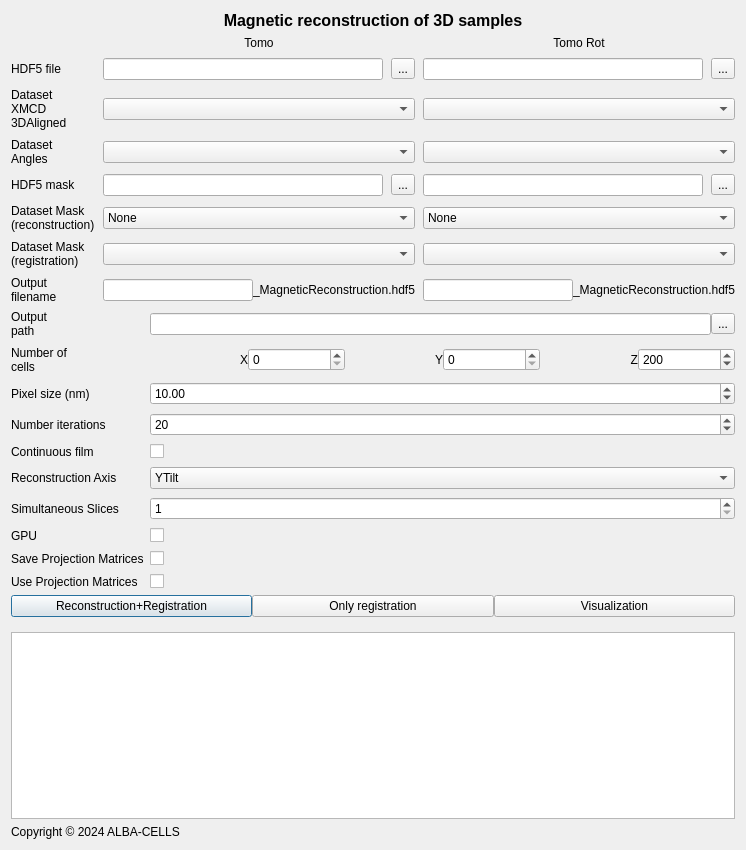
<?xml version="1.0" encoding="UTF-8"?>
<ui version="4.0">
 <class>magnetism_signal3Dreconstruction</class>
 <widget class="QDialog" name="magnetism_signal3Dreconstruction">
  <property name="geometry">
   <rect>
    <x>0</x>
    <y>0</y>
    <width>746</width>
    <height>850</height>
   </rect>
  </property>
  <property name="windowTitle">
   <string>MARTApp</string>
  </property>
  <property name="windowIcon">
   <iconset>
    <normaloff>ALBA_positiu.png</normaloff>ALBA_positiu.png</iconset>
  </property>
  <layout class="QVBoxLayout" name="verticalLayout_2">
   <item>
    <layout class="QVBoxLayout" name="verticalLayout">
     <property name="spacing">
      <number>6</number>
     </property>
     <property name="sizeConstraint">
      <enum>QLayout::SetDefaultConstraint</enum>
     </property>
     <item>
      <widget class="QLabel" name="label">
       <property name="font">
        <font>
         <pointsize>12</pointsize>
         <weight>75</weight>
         <bold>true</bold>
        </font>
       </property>
       <property name="toolTip">
        <string>Compute the reconstruction of the absorption 3D aligned for 3D magnetic structures and obtain a 3D mask with segmentation.</string>
       </property>
       <property name="text">
        <string>Magnetic reconstruction of 3D samples</string>
       </property>
       <property name="alignment">
        <set>Qt::AlignCenter</set>
       </property>
      </widget>
     </item>
     <item>
      <layout class="QGridLayout" name="gridLayout">
       <property name="sizeConstraint">
        <enum>QLayout::SetMaximumSize</enum>
       </property>
       <property name="spacing">
        <number>8</number>
       </property>
       <item row="4" column="0">
        <widget class="QLabel" name="label_29">
         <property name="text">
          <string>HDF5 mask</string>
         </property>
        </widget>
       </item>
       <item row="0" column="2">
        <widget class="QLabel" name="label_3">
         <property name="text">
          <string>Tomo Rot</string>
         </property>
         <property name="alignment">
          <set>Qt::AlignCenter</set>
         </property>
        </widget>
       </item>
       <item row="0" column="1">
        <widget class="QLabel" name="label_2">
         <property name="text">
          <string>Tomo</string>
         </property>
         <property name="alignment">
          <set>Qt::AlignCenter</set>
         </property>
        </widget>
       </item>
       <item row="5" column="0">
        <widget class="QLabel" name="label_30">
         <property name="text">
          <string>Dataset Mask
(reconstruction)</string>
         </property>
        </widget>
       </item>
       <item row="2" column="0">
        <widget class="QLabel" name="label_5">
         <property name="toolTip">
          <string>Dataset of the absorption images 3D aligned</string>
         </property>
         <property name="text">
          <string>Dataset
XMCD
3DAligned</string>
         </property>
        </widget>
       </item>
       <item row="2" column="2">
        <widget class="QComboBox" name="dsetAbsorptionTomoRot_comboBox"/>
       </item>
       <item row="7" column="0">
        <widget class="QLabel" name="label_7">
         <property name="toolTip">
          <string>Beggining of the output filename with the reconstruction results.</string>
         </property>
         <property name="text">
          <string>Output
filename</string>
         </property>
        </widget>
       </item>
       <item row="1" column="0">
        <widget class="QLabel" name="label_4">
         <property name="toolTip">
          <string>Filename of the HDF5 that contains the Absorption images and the angles</string>
         </property>
         <property name="text">
          <string>HDF5 file</string>
         </property>
        </widget>
       </item>
       <item row="5" column="1">
        <widget class="QComboBox" name="dsetMaskTomo_comboBox">
         <item>
          <property name="text">
           <string>None</string>
          </property>
         </item>
        </widget>
       </item>
       <item row="3" column="0">
        <widget class="QLabel" name="label_6">
         <property name="toolTip">
          <string>Dataset of the angles matching the absorption images.</string>
         </property>
         <property name="text">
          <string>Dataset
Angles</string>
         </property>
        </widget>
       </item>
       <item row="3" column="2">
        <widget class="QComboBox" name="dsetAnglesTomoRot_comboBox"/>
       </item>
       <item row="7" column="2">
        <layout class="QHBoxLayout" name="horizontalLayout_4">
         <property name="spacing">
          <number>0</number>
         </property>
         <item>
          <widget class="QLineEdit" name="outputNameTomoRot_lineEdit"/>
         </item>
         <item>
          <widget class="QLabel" name="label_9">
           <property name="text">
            <string>_MagneticReconstruction.hdf5</string>
           </property>
          </widget>
         </item>
        </layout>
       </item>
       <item row="5" column="2">
        <widget class="QComboBox" name="dsetMaskTomoRot_comboBox">
         <item>
          <property name="text">
           <string>None</string>
          </property>
         </item>
        </widget>
       </item>
       <item row="3" column="1">
        <widget class="QComboBox" name="dsetAnglesTomo_comboBox"/>
       </item>
       <item row="7" column="1">
        <layout class="QHBoxLayout" name="horizontalLayout_3">
         <property name="spacing">
          <number>0</number>
         </property>
         <item>
          <widget class="QLineEdit" name="outputNameTomo_lineEdit"/>
         </item>
         <item>
          <widget class="QLabel" name="label_8">
           <property name="text">
            <string>_MagneticReconstruction.hdf5</string>
           </property>
          </widget>
         </item>
        </layout>
       </item>
       <item row="4" column="2">
        <layout class="QHBoxLayout" name="horizontalLayout_11">
         <item>
          <widget class="QLineEdit" name="fileMaskTomoRot_lineEdit"/>
         </item>
         <item>
          <widget class="QToolButton" name="selectFileMaskTomoRot_toolButton">
           <property name="text">
            <string>...</string>
           </property>
          </widget>
         </item>
        </layout>
       </item>
       <item row="1" column="2">
        <layout class="QHBoxLayout" name="horizontalLayout_2">
         <item>
          <widget class="QLineEdit" name="fileHDF5TomoRot_lineEdit"/>
         </item>
         <item>
          <widget class="QToolButton" name="selectFileHDF5TomoRot_toolButton">
           <property name="text">
            <string>...</string>
           </property>
          </widget>
         </item>
        </layout>
       </item>
       <item row="4" column="1">
        <layout class="QHBoxLayout" name="horizontalLayout_10">
         <item>
          <widget class="QLineEdit" name="fileMaskTomo_lineEdit"/>
         </item>
         <item>
          <widget class="QToolButton" name="selectFileMaskTomo_toolButton">
           <property name="text">
            <string>...</string>
           </property>
          </widget>
         </item>
        </layout>
       </item>
       <item row="1" column="1">
        <layout class="QHBoxLayout" name="horizontalLayout">
         <item>
          <widget class="QLineEdit" name="fileHDF5Tomo_lineEdit"/>
         </item>
         <item>
          <widget class="QToolButton" name="selectFileHDF5Tomo_toolButton">
           <property name="toolTip">
            <string>Select HDF5 for tomo</string>
           </property>
           <property name="text">
            <string>...</string>
           </property>
          </widget>
         </item>
        </layout>
       </item>
       <item row="2" column="1">
        <widget class="QComboBox" name="dsetAbsorptionTomo_comboBox"/>
       </item>
       <item row="6" column="1">
        <widget class="QComboBox" name="dsetMaskReg_comboBox"/>
       </item>
       <item row="6" column="2">
        <widget class="QComboBox" name="dsetMaskRegRot_comboBox"/>
       </item>
       <item row="6" column="0">
        <widget class="QLabel" name="label_10">
         <property name="text">
          <string>Dataset Mask
(registration)</string>
         </property>
        </widget>
       </item>
      </layout>
     </item>
     <item>
      <widget class="QWidget" name="widget" native="true">
       <property name="enabled">
        <bool>true</bool>
       </property>
       <layout class="QGridLayout" name="gridLayout_4">
        <property name="leftMargin">
         <number>0</number>
        </property>
        <property name="topMargin">
         <number>0</number>
        </property>
        <property name="rightMargin">
         <number>0</number>
        </property>
        <property name="horizontalSpacing">
         <number>0</number>
        </property>
        <item row="1" column="0">
         <layout class="QGridLayout" name="gridLayout_3" rowstretch="0,0,0,0,0,0,0,0,0,0">
          <property name="sizeConstraint">
           <enum>QLayout::SetMaximumSize</enum>
          </property>
          <property name="horizontalSpacing">
           <number>6</number>
          </property>
          <property name="verticalSpacing">
           <number>8</number>
          </property>
          <item row="8" column="0">
           <widget class="QLabel" name="label_27">
            <property name="text">
             <string>Save Projection Matrices</string>
            </property>
           </widget>
          </item>
          <item row="7" column="0">
           <widget class="QLabel" name="label_26">
            <property name="toolTip">
             <string>Only mark if a Nvidia GPU is available with CUDA installed</string>
            </property>
            <property name="text">
             <string>GPU</string>
            </property>
           </widget>
          </item>
          <item row="6" column="0">
           <widget class="QLabel" name="label_25">
            <property name="toolTip">
             <string>Number of simultaneous slices to reconstruct.
This increases the performance of the reconstruction if there is enough memory available to speed-up the reconstruction.</string>
            </property>
            <property name="text">
             <string>Simultaneous Slices</string>
            </property>
           </widget>
          </item>
          <item row="5" column="0">
           <widget class="QLabel" name="label_24">
            <property name="toolTip">
             <string>Indicate if the reconstruction is performed by rotating the X or the Y axis.
The first means an stretching in the vertical direction,
the second, in the horizontal.</string>
            </property>
            <property name="text">
             <string>Reconstruction Axis</string>
            </property>
           </widget>
          </item>
          <item row="2" column="0">
           <widget class="QLabel" name="label_13">
            <property name="text">
             <string>Pixel size (nm)</string>
            </property>
           </widget>
          </item>
          <item row="7" column="1">
           <widget class="QCheckBox" name="GPU_checkBox">
            <property name="text">
             <string/>
            </property>
           </widget>
          </item>
          <item row="0" column="1">
           <layout class="QHBoxLayout" name="horizontalLayout_8">
            <item>
             <widget class="QLineEdit" name="outputPathTomo_lineEdit"/>
            </item>
            <item>
             <widget class="QToolButton" name="selectOutputPathTomo_toolButton">
              <property name="text">
               <string>...</string>
              </property>
             </widget>
            </item>
           </layout>
          </item>
          <item row="5" column="1">
           <widget class="QComboBox" name="recAxis_comboBox">
            <item>
             <property name="text">
              <string>YTilt</string>
             </property>
            </item>
            <item>
             <property name="text">
              <string>XTilt</string>
             </property>
            </item>
           </widget>
          </item>
          <item row="2" column="1">
           <widget class="QDoubleSpinBox" name="pixelSize_doubleSpinBox">
            <property name="minimum">
             <double>0.000000000000000</double>
            </property>
            <property name="value">
             <double>10.000000000000000</double>
            </property>
           </widget>
          </item>
          <item row="9" column="0">
           <widget class="QLabel" name="label_28">
            <property name="toolTip">
             <string>Only activate id there is stored the pre-computed reconstruction matrices.
These should be stored inside the working directory in a folder called 'Projection_Matrices'.
The name of each block of matrices should be 'Projection_x.mat' with x being the projection number.</string>
            </property>
            <property name="text">
             <string>Use Projection Matrices</string>
            </property>
           </widget>
          </item>
          <item row="4" column="1">
           <widget class="QCheckBox" name="LCFlag_checkBox">
            <property name="text">
             <string/>
            </property>
           </widget>
          </item>
          <item row="1" column="1">
           <layout class="QHBoxLayout" name="horizontalLayout_7">
            <item>
             <widget class="QLabel" name="label_16">
              <property name="text">
               <string>X</string>
              </property>
              <property name="alignment">
               <set>Qt::AlignRight|Qt::AlignTrailing|Qt::AlignVCenter</set>
              </property>
             </widget>
            </item>
            <item>
             <widget class="QSpinBox" name="modSx_spinBox">
              <property name="maximum">
               <number>100000</number>
              </property>
             </widget>
            </item>
            <item>
             <widget class="QLabel" name="label_17">
              <property name="text">
               <string>Y</string>
              </property>
              <property name="alignment">
               <set>Qt::AlignRight|Qt::AlignTrailing|Qt::AlignVCenter</set>
              </property>
             </widget>
            </item>
            <item>
             <widget class="QSpinBox" name="modSy_spinBox">
              <property name="maximum">
               <number>100000</number>
              </property>
             </widget>
            </item>
            <item>
             <widget class="QLabel" name="label_18">
              <property name="text">
               <string>Z</string>
              </property>
              <property name="alignment">
               <set>Qt::AlignRight|Qt::AlignTrailing|Qt::AlignVCenter</set>
              </property>
             </widget>
            </item>
            <item>
             <widget class="QSpinBox" name="modSz_spinBox">
              <property name="maximum">
               <number>100000</number>
              </property>
              <property name="value">
               <number>200</number>
              </property>
             </widget>
            </item>
           </layout>
          </item>
          <item row="3" column="0">
           <widget class="QLabel" name="label_22">
            <property name="toolTip">
             <string>Number of iterations for the reconstruction algorithm</string>
            </property>
            <property name="text">
             <string>Number iterations</string>
            </property>
           </widget>
          </item>
          <item row="0" column="0">
           <widget class="QLabel" name="label_14">
            <property name="text">
             <string>Output
path</string>
            </property>
           </widget>
          </item>
          <item row="1" column="0">
           <widget class="QLabel" name="label_15">
            <property name="toolTip">
             <string>Number of cells for the reconstruction in X, Y and Z.
It can be as larga as the number of rows and columns in the input tomogram.
If X or Y is 0, it takes the size of the absorption images. </string>
            </property>
            <property name="text">
             <string>Number of
cells</string>
            </property>
           </widget>
          </item>
          <item row="9" column="1">
           <widget class="QCheckBox" name="useProjMat_checkBox">
            <property name="text">
             <string/>
            </property>
           </widget>
          </item>
          <item row="8" column="1">
           <widget class="QCheckBox" name="saveProjMat_checkBox">
            <property name="text">
             <string/>
            </property>
           </widget>
          </item>
          <item row="3" column="1">
           <widget class="QSpinBox" name="nIter_spinBox">
            <property name="value">
             <number>20</number>
            </property>
           </widget>
          </item>
          <item row="6" column="1">
           <widget class="QSpinBox" name="simultSlcs_spinBox">
            <property name="minimum">
             <number>1</number>
            </property>
            <property name="maximum">
             <number>1000</number>
            </property>
           </widget>
          </item>
          <item row="4" column="0">
           <widget class="QLabel" name="label_23">
            <property name="toolTip">
             <string>Indicate if it is a continuous film.</string>
            </property>
            <property name="text">
             <string>Continuous film</string>
            </property>
           </widget>
          </item>
         </layout>
        </item>
        <item row="3" column="0">
         <layout class="QHBoxLayout" name="horizontalLayout_6">
          <item>
           <widget class="QPushButton" name="reconstruction_pushButton">
            <property name="text">
             <string>Reconstruction+Registration</string>
            </property>
            <attribute name="buttonGroup">
             <string notr="true">execution_buttonGroup</string>
            </attribute>
           </widget>
          </item>
          <item>
           <widget class="QPushButton" name="registration_pushButton">
            <property name="text">
             <string>Only registration</string>
            </property>
            <attribute name="buttonGroup">
             <string notr="true">execution_buttonGroup</string>
            </attribute>
           </widget>
          </item>
          <item>
           <widget class="QPushButton" name="visualization_pushButton">
            <property name="text">
             <string>Visualization</string>
            </property>
            <attribute name="buttonGroup">
             <string notr="true">execution_buttonGroup</string>
            </attribute>
           </widget>
          </item>
         </layout>
        </item>
       </layout>
      </widget>
     </item>
     <item>
      <widget class="QTextEdit" name="notes"/>
     </item>
    </layout>
   </item>
   <item>
    <widget class="QLabel" name="label_11">
     <property name="text">
      <string>Copyright © 2024 ALBA-CELLS</string>
     </property>
    </widget>
   </item>
  </layout>
 </widget>
 <tabstops>
  <tabstop>fileHDF5Tomo_lineEdit</tabstop>
  <tabstop>selectFileHDF5Tomo_toolButton</tabstop>
  <tabstop>dsetAbsorptionTomo_comboBox</tabstop>
  <tabstop>dsetAnglesTomo_comboBox</tabstop>
  <tabstop>fileMaskTomo_lineEdit</tabstop>
  <tabstop>selectFileMaskTomo_toolButton</tabstop>
  <tabstop>dsetMaskTomo_comboBox</tabstop>
  <tabstop>outputNameTomo_lineEdit</tabstop>
  <tabstop>fileHDF5TomoRot_lineEdit</tabstop>
  <tabstop>selectFileHDF5TomoRot_toolButton</tabstop>
  <tabstop>dsetAbsorptionTomoRot_comboBox</tabstop>
  <tabstop>dsetAnglesTomoRot_comboBox</tabstop>
  <tabstop>fileMaskTomoRot_lineEdit</tabstop>
  <tabstop>selectFileMaskTomoRot_toolButton</tabstop>
  <tabstop>dsetMaskTomoRot_comboBox</tabstop>
  <tabstop>outputNameTomoRot_lineEdit</tabstop>
  <tabstop>outputPathTomo_lineEdit</tabstop>
  <tabstop>selectOutputPathTomo_toolButton</tabstop>
  <tabstop>modSz_spinBox</tabstop>
  <tabstop>pixelSize_doubleSpinBox</tabstop>
  <tabstop>nIter_spinBox</tabstop>
  <tabstop>LCFlag_checkBox</tabstop>
  <tabstop>recAxis_comboBox</tabstop>
  <tabstop>simultSlcs_spinBox</tabstop>
  <tabstop>GPU_checkBox</tabstop>
  <tabstop>saveProjMat_checkBox</tabstop>
  <tabstop>useProjMat_checkBox</tabstop>
  <tabstop>reconstruction_pushButton</tabstop>
  <tabstop>registration_pushButton</tabstop>
  <tabstop>visualization_pushButton</tabstop>
  <tabstop>notes</tabstop>
 </tabstops>
 <resources/>
 <connections/>
 <buttongroups>
  <buttongroup name="execution_buttonGroup"/>
 </buttongroups>
</ui>
